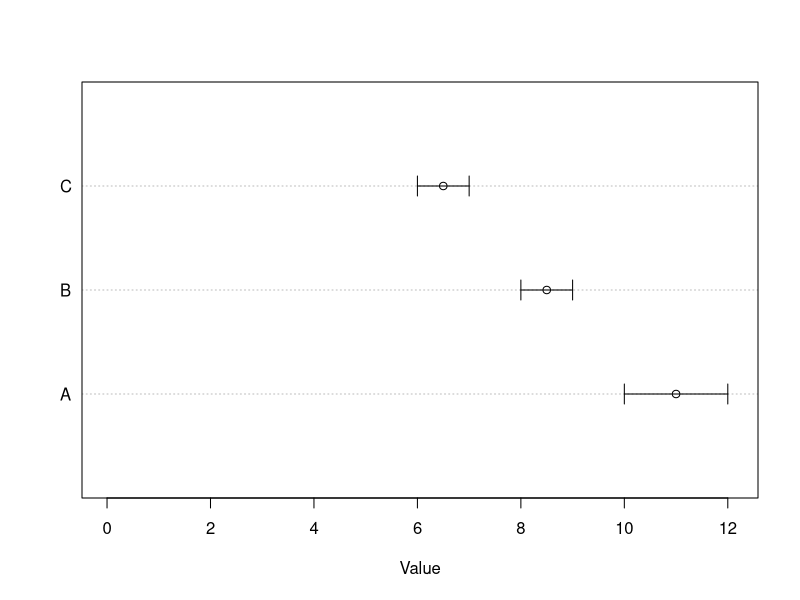

This chart was generated by the following R code: (Note: this script raises an error after producing the figure.)
## ---- chunk 1
# Horizontal Example

# Load the plotrix package
library(plotrix)
 
# Create a data frame with some example data
df <- data.frame(
  group = c("A", "A", "B", "B", "C", "C"),
  value = c(10, 12, 8, 9, 6, 7)
)
 
# Calculate the means and standard errors for each group
means <- aggregate(value ~ group, data = df, FUN = mean)
stderrs <- aggregate(value ~ group, data = df, 
                     FUN = function(x) sd(x) / sqrt(length(x)))
 
# Create a dot chart of the data
dotchart(means$value, labels = means$group, xlim = c(0, max(means$value) * 1.1),
         xlab = "Value")
 
# Add error bars representing the standard error of the mean
arrows(
  x0 = means$value - stderrs$value,
  y0 = 1:length(means$group),
  x1 = means$value + stderrs$value,
  y1 = 1:length(means$group),
  angle = 90,
  code = 3,
  length = 0.1
)
## ---- chunk 2
# Not correct but it's a start
library(ggplot2)
test <- ggplot(Regression_output, aes(Variable, Outcome)) +
  geom_point() +
  geom_errorbar(aes(ymin=LowerLimit, ymax=UpperLimit))
print(test)
